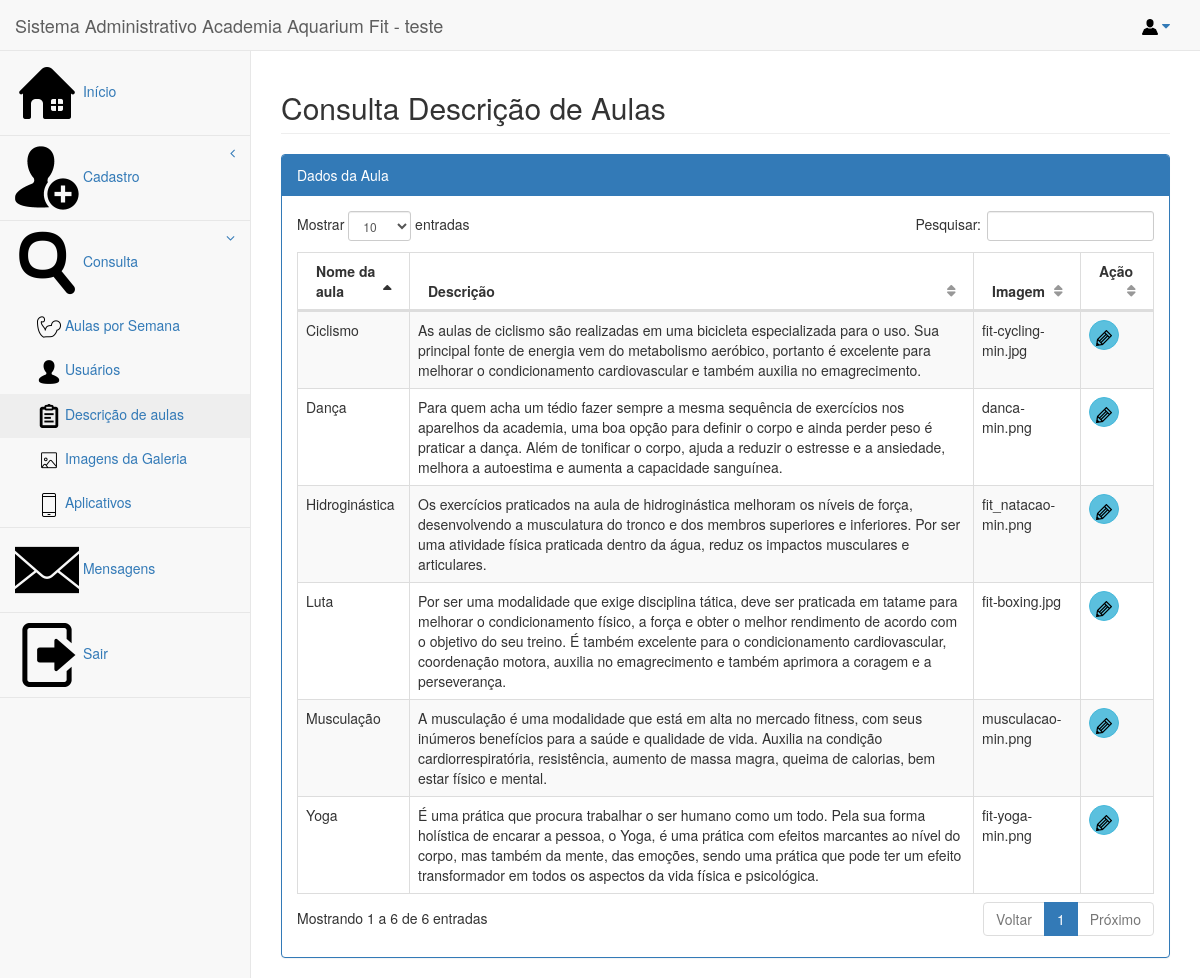
The app's page /view/form_consultadescricaoaula.php (signed in) with its own data.
### tables this page shows
CREATE TABLE `descricaoaula` (
  `coddescricao` int(11) NOT NULL,
  `tituloaula` varchar(50) NOT NULL,
  `descricaoaula` text NOT NULL,
  `imagemaula` varchar(100) NOT NULL
);

### model/conexao.php (called while the page is built)
<?php
class Conexao
{
	function Conectar()
	{
		$con = new PDO("mysql:host=localhost;dbname=bdaquarium;port=3306;","root","");
		return $con;
	}
}
?>

### controller/descricaoaula.controller.php (called while the page is built, shortened)
<?php
		$tipo = "";
if(isset($_SESSION['tipo'])) $tipo = $_SESSION['tipo'];
		if($tipo == "Administrador")
			include_once("../model/descricaoaula.php");
		else
			include_once("../admaquarium/model/descricaoaula.php");
		$des = new descricaoaula();
		?>

### model/descricaoaula.php (called while the page is built, shortened)
<?php
	class descricaoaula
	{
		public $con;
		function __CONSTRUCT()
		{
			include_once("conexao.php");
			$conexao = new Conexao();
			$this->con = $conexao->Conectar();
	    }
		function Consultar()
		{
			$dados = array();
			$sql = $this->con->prepare("select * from descricaoaula");
			$sql->execute();
			foreach ($sql->fetchAll(PDO::FETCH_OBJ) as $linha)
			{
				$des = new descricaoaula();
				$des->coddescricao 		= $linha->coddescricao;
				$des->tituloaula 	= $linha->tituloaula;
	   			$des->descricaoaula 	= $linha->descricaoaula;
	   			$des->imagemaula 	= $linha->imagemaula;
				$dados[] = $des;
			}
			return $dados;
		}
	}
	?>

### view/form_consultadescricaoaula.php (the view, shortened to what this page needs)
<?php
include_once("../controller/descricaoaula.controller.php");
?>
<!DOCTYPE html>
<html lang="en">
<head>
  <link href="../bower_components/bootstrap/dist/css/bootstrap.min.css" rel="stylesheet">
  <link href="../bower_components/metisMenu/dist/metisMenu.min.css" rel="stylesheet">
  <link href="../bower_components/datatables-plugins/integration/bootstrap/3/dataTables.bootstrap.css" rel="stylesheet">
  <link href="../bower_components/datatables-responsive/css/dataTables.responsive.css" rel="stylesheet">
  <link href="../dist/css/sb-admin-2.css" rel="stylesheet">
  <link href="../bower_components/font-awesome/css/font-awesome.min.css" rel="stylesheet" type="text/css">
    </head>
    <body>
      <div id="wrapper">
        <nav class="navbar navbar-default navbar-static-top" role="navigation" style="margin-bottom: 0">
          <?php include_once("topo.php");?>
          <?php include_once("menu.php");?>
        </nav>
        <div id="page-wrapper">
          <div class="row">
            <div class="col-lg-12">
              <h2 class="page-header">Consulta Descrição de Aulas</h2>
            </div>
          </div>
          <div class="row">
            <div class="col-lg-12">
              <div class="panel panel-primary">
                <div class="panel-heading">
                  Dados da Aula
                </div>
                <div class="panel-body">
                  <div class="table-responsive">
                    <table class="table table-striped table-bordered table-hover" id="dataTables-example">
                      <thead>
                        <tr>
                          <th>Nome da aula</th>
                          <th>Descrição</th>
                          <th>Imagem</th>
                          <th>Ação</th>
                        </tr>
                      </thead>
                      <tbody>
                       <?php foreach ($des->Consultar() as $linha): ?>
                        <tr class="odd gradeX">
                          <td><?php echo $linha->tituloaula;?></td>
                          <td><?php echo $linha->descricaoaula;?></td>
                          <td><?php echo $linha->imagemaula;?></td>
                          <td>
                           <a href="../view/form_descricaoaula.php?coddescricao=<?php echo $linha->coddescricao;?>&acao=dados_des"><button type="button" class="btn btn-info btn-circle" title="Editar"><img src="imagens\editar.png">
                           </button></a>
                         </td>
                       </tr>
                     <?php endforeach;?>
                   </tbody>
                 </table>
               </div>
             </div>
           </div>
         </div>
       </div>
    </div>
  </div>
</body>
</html>

### records on screen
descricaoaula: tituloaula "Musculação", descricaoaula "A musculação é uma modalidade que está em alta no mercado fitness, com seus inúmeros benefícios para a saúde e qualidade de vida. Auxilia na condição cardiorrespiratória, resistência, aumento de massa magra, queima de calorias, bem estar físico e mental.", imagemaula "musculacao-min.png"
descricaoaula: tituloaula "Hidroginástica", descricaoaula "Os exercícios praticados na aula de hidroginástica melhoram os níveis de força, desenvolvendo a musculatura do tronco e dos membros superiores e inferiores. Por ser uma atividade física praticada dentro da água, reduz os impactos musculares e articulares.", imagemaula "fit_natacao-min.png"
descricaoaula: tituloaula "Dança", descricaoaula "Para quem acha um tédio fazer sempre a mesma sequência de exercícios nos aparelhos da academia, uma boa opção para definir o corpo e ainda perder peso é praticar a dança. Além de tonificar o corpo, ajuda a reduzir o estresse e a ansiedade, melhora a autoestima e aumenta a capacidade sanguínea.", imagemaula "danca-min.png"
descricaoaula: tituloaula "Luta", descricaoaula "Por ser uma modalidade que exige disciplina tática, deve ser praticada em tatame para melhorar o condicionamento físico, a força e obter o melhor rendimento de acordo com o objetivo do seu treino. É também excelente para o condicionamento cardiovascular, coordenação motora, auxilia no emagrecimento e também aprimora a coragem e a perseverança.", imagemaula "fit-boxing.jpg"
descricaoaula: tituloaula "Yoga", descricaoaula "É uma prática que procura trabalhar o ser humano como um todo. Pela sua forma holística de encarar a pessoa, o Yoga, é uma prática com efeitos marcantes ao nível do corpo, mas também da mente, das emoções, sendo uma prática que pode ter um efeito transformador em todos os aspectos da vida física e psicológica.", imagemaula "fit-yoga-min.png"
descricaoaula: tituloaula "Ciclismo", descricaoaula "As aulas de ciclismo são realizadas em uma bicicleta especializada para o uso. Sua principal fonte de energia vem do metabolismo aeróbico, portanto é excelente para melhorar o condicionamento cardiovascular e também auxilia no emagrecimento.", imagemaula "fit-cycling-min.jpg"

### other values on screen
$_SESSION['nomeusuario'] "teste"
